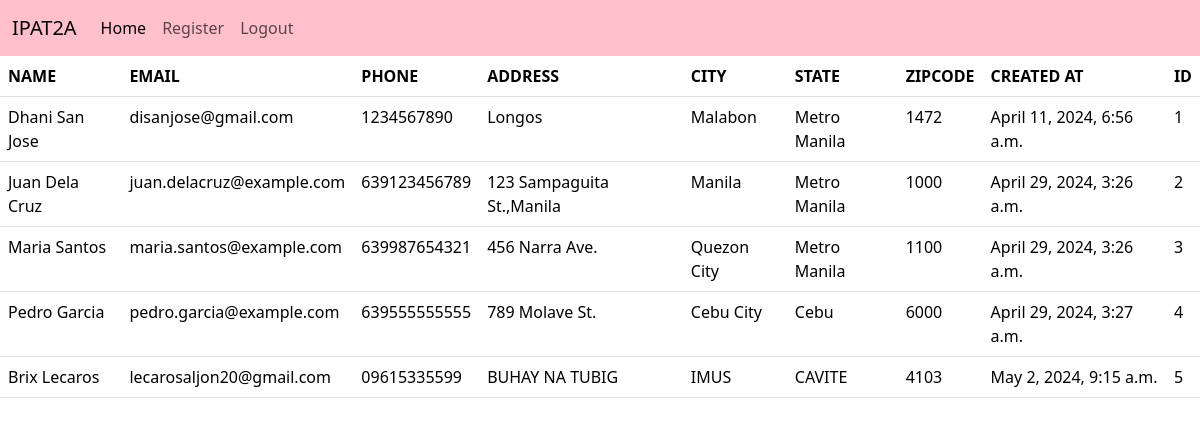
The app's page / (signed in) with its own data.
### dcrm/models.py (models this page shows, shortened)
class Record(models.Model):
    created_at = models.DateTimeField(auto_now_add=True)
    first_name = models.CharField(max_length=50)
    last_name =  models.CharField(max_length=50)
    email =  models.CharField(max_length=100)
    phone = models.CharField(max_length=15)
    address =  models.CharField(max_length=100)
    city =  models.CharField(max_length=50)
    state =  models.CharField(max_length=50)
    zipcode =  models.CharField(max_length=20)

### dcrm/views.py (the view, shortened to what this page needs)
# urls.py: path('', views.home, name='home'),
def home(request):
    records = Record.objects.all()
    return render(request, 'home.html', {'records':records})

### dcrm/templates/home.html (shortened to what this page needs)
{% extends 'base.html' %}
{% block content %}
{% if user.is_authenticated %}
<table class="table">
    <thead>
        <tr>
        <th>NAME</th>
        <th>EMAIL</th>
        <th>PHONE</th>
        <th>ADDRESS</th>
        <th>CITY</th>
        <th>STATE</th>
        <th>ZIPCODE</th>
        <th>CREATED AT</th>
        <th>ID</th>
    </tr>
    </thead>
<tbody>
    {% if records %}
        {% for record in records %}
            <tr>
                <td>{{ record.first_name }} {{record.last_name}}</td>
                <td>{{ record.email }}</td>
                <td>{{ record.phone }}</td>
                <td>{{ record.address }}</td>
                <td>{{ record.city }}</td>
                <td>{{ record.state }}</td>
                <td>{{ record.zipcode }}</td>
                <td>{{ record.created_at }}</td>
                <td>{{ record.id }}</td>
            </tr>
        {% endfor %}
    {% endif %}
</tbody>
</table>
{% endif %}
{% endblock %}

### dcrm/templates/base.html (shortened to what this page needs)
<!doctype html>
<html lang="en">
  <head>
    <link href="https://cdn.jsdelivr.net/npm/bootstrap@5.3.3/dist/css/bootstrap.min.css" rel="stylesheet">
  </head>
  {% include 'navbar.html' %}
  <body>
    {% block content %}
    {% endblock content %}
  </body>
</html>

### dcrm/templates/navbar.html (shortened to what this page needs)
<nav class="navbar navbar-expand-lg bg-pink" >
    <div class="container-fluid">
      <a class="navbar-brand" href="#">IPAT2A</a>
      <div class="collapse navbar-collapse" id="navbarNav">
        <ul class="navbar-nav">
          <li class="nav-item">
            <a class="nav-link active" aria-current="page" href="{% url 'home' %}">Home</a>
          </li>
          <li class="nav-item">
            <a class="nav-link" href="{% url 'register' %}">Register</a>
          </li>
          <li class="nav-item">
            <a class="nav-link" href="{% url 'logout' %}">Logout</a>
          </li>
        </ul>
      </div>
    </div>
  </nav>

### dcrm/templates/navbar.html (style rules this page uses)
.bg-pink { background-color: pink !important; }

### records on screen
Record: first_name "Dhani", last_name "San Jose", email "disanjose@gmail.com", phone "1234567890", address "Longos", city "Malabon", state "Metro Manila", zipcode "1472", created_at "April 11, 2024, 6:56 a.m.", id "1"
Record: first_name "Juan", last_name "Dela Cruz", email "juan.delacruz@example.com", phone "639123456789", address "123 Sampaguita St.,Manila", city "Manila", state "Metro Manila", zipcode "1000", created_at "April 29, 2024, 3:26 a.m.", id "2"
Record: first_name "Maria", last_name "Santos", email "maria.santos@example.com", phone "639987654321", address "456 Narra Ave.", city "Quezon City", state "Metro Manila", zipcode "1100", created_at "April 29, 2024, 3:26 a.m.", id "3"
Record: first_name "Pedro", last_name "Garcia", email "pedro.garcia@example.com", phone "639555555555", address "789 Molave St.", city "Cebu City", state "Cebu", zipcode "6000", created_at "April 29, 2024, 3:27 a.m.", id "4"
Record: first_name "Brix", last_name "Lecaros", email "lecarosaljon20@gmail.com", phone "09615335599", address "BUHAY NA TUBIG", city "IMUS", state "CAVITE", zipcode "4103", created_at "May 2, 2024, 9:15 a.m.", id "5"
